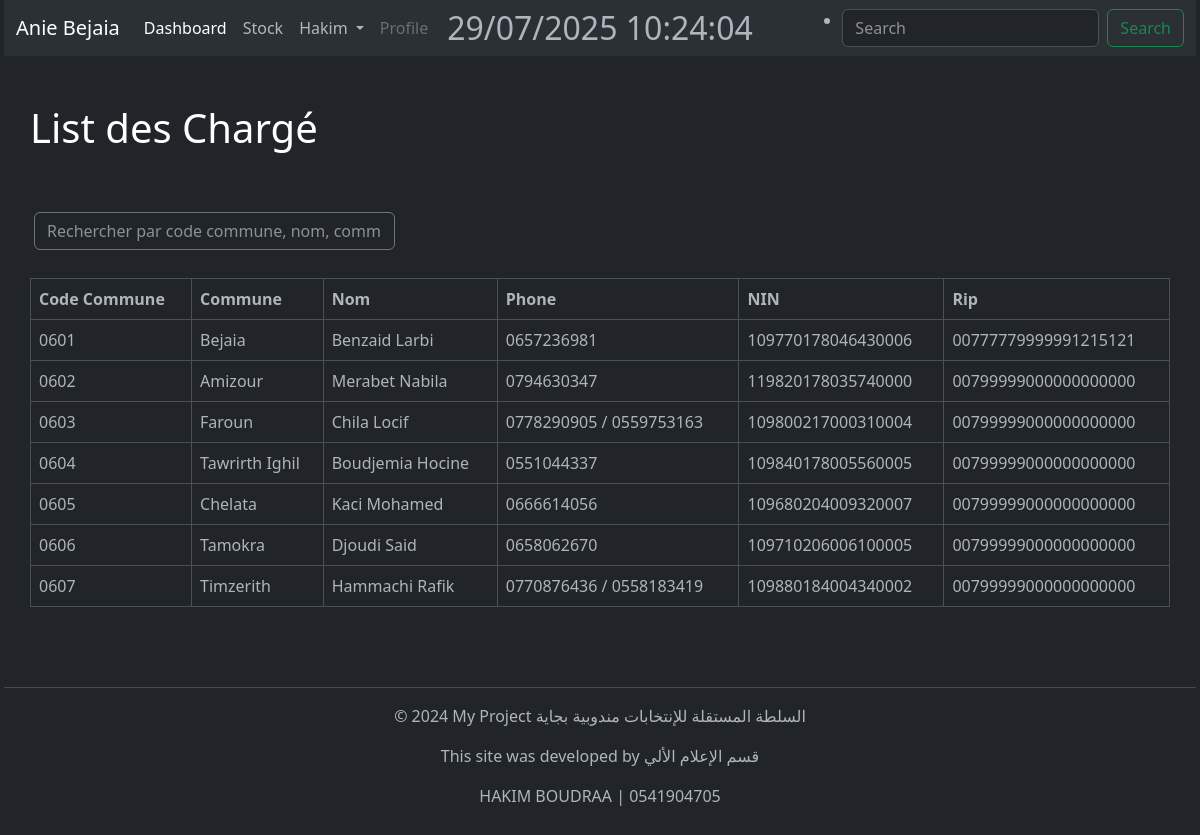
Screenshot of /personal/charger/ (signed in) with the database file from the repository.
### PersonalApp/models.py (models this page shows, shortened)
class Charger(models.Model):
    commune = models.ForeignKey(Commune, on_delete=models.PROTECT, related_name='chargers')
    name_french = models.CharField(max_length=50)
    name_arabic = models.CharField(max_length=50)
    date_birth = models.DateField()
    commune_birth = models.ForeignKey(Commune, on_delete=models.PROTECT, related_name='commune_birth_charger')
    nin = models.CharField(max_length=18, null=False, blank=False)
    phone_validator = RegexValidator(
        regex=r'^\d{10}$',
        message=_("Phone number must be 10 digits.")
    )
    fax_validator = RegexValidator(
        regex=r'^\d{9}$',
        message=_("Fax number must be 9 digits.")
    )
    phone = models.CharField(max_length=10, validators=[phone_validator], default='0900000000')
    phone_2 = models.CharField(max_length=10, validators=[phone_validator], blank=True, null=True)
    rip = models.CharField(max_length=20, default="00799999")
    grade = models.CharField(max_length=100)
    email = models.EmailField(max_length=50, default='gmail@gmail.com')  # EmailField for validation
    observation = models.TextField(max_length=500)

class Commune(models.Model):
    num_commune = models.CharField(max_length=4)
    name_commune = models.CharField(max_length=30)

### PersonalApp/views.py (the view)
# urls.py: path('charger/', views.charger, name='charger'),
@staff_member_required
def charger(request):
    list_charge = Charger.objects.all()
    paginator = Paginator(list_charge, 10)
    page_number = request.GET.get("page")
    page_obj = paginator.get_page(page_number)
    return render(request, 'charger.html', {
        'page_obj': page_obj
    })

### PersonalApp/templates/charger.html (shortened to what this page needs)
{% extends 'base.html' %}
{% block content %}
<br>
<br>
<h1>List des Chargé</h1>
<br>
<br>
    <div class="glass-card hover-lift p-1 mb-4">
        <div class="row align-items-center">
            <div class="col-md-4">
                    <input type="text" id="searchInput" class="form-control bg-transparent border-secondary text-light"
                           placeholder="Rechercher par code commune, nom, commune..."
                           >
            </div>
        </div>
    </div>
<table class="table table-bordered text-light" id="chargeTable">
    <thead>
        <tr>
            <th>Code Commune</th>
            <th>Commune</th>
            <th>Nom</th>
            <th>Phone</th>
            <th>NIN</th>
            <th>Rip</th>
        </tr>
    </thead>
    <tbody>
        {% for charger in page_obj %}
            <tr>
                <td>{{ charger.commune.num_commune }}</td>
                <td>{{ charger.commune.name_commune }}</td>
                <td>{{ charger.name_french }}</td>
                    {% if charger.phone_2 %}
                        <td>{{ charger.phone }}  /  {{ charger.phone_2 }}</td>
                    {% else %}
                        <td>{{ charger.phone }}</td>
                    {% endif %}
                <td>{{ charger.nin }}</td>
                <td>{{ charger.rip }}</td>
            </tr>
        {% endfor %}
    </tbody>
</table>
{% endblock %}

### templates/navbar.html (shortened to what this page needs)
<nav class="navbar navbar-expand-lg bg-body-tertiary">
  <div class="container-fluid">
    <a class="navbar-brand" href="#">Anie Bejaia</a>
    <div class="collapse navbar-collapse" id="navbarScroll">
      <ul class="navbar-nav me-auto my-2 my-lg-0 navbar-nav-scroll" style="--bs-scroll-height: 100px;">
        <li class="nav-item">
          <a class="nav-link active" aria-current="page" href="{% url 'product:home' %}">Dashboard</a>
        </li>
        <li class="nav-item">
          <a class="nav-link" href="{% url 'product:products' %}">Stock</a>
        </li>
        <li class="nav-item dropdown">
          <a class="nav-link dropdown-toggle" href="#" role="button" data-bs-toggle="dropdown" aria-expanded="false">
            {{ user.username | capfirst }}
          </a>
        </li>
        <li class="nav-item">
          <a class="nav-link disabled" aria-disabled="true">Profile</a>
        </li>
      </ul>
      <ul>
        <li class="nav-item">
          <div class="nav-link disabled position-absolute top-50 start-50 translate-middle fs-2" id="clock" aria-disabled="true"></div>
        </li>
      </ul>
      <form class="d-flex" role="search">
        <input class="form-control me-2" type="search" placeholder="Search" aria-label="Search">
        <button class="btn btn-outline-success" type="submit">Search</button>
      </form>
    </div>
  </div>
</nav>

### PersonalApp/templates/charger.html (style rules this page uses)
.table td { cursor: pointer; }

### rows the page displays
Charger: commune.num_commune "0601", commune.name_commune "Bejaia", name_french "Benzaid Larbi", phone "0657236981", nin "109770178046430006", rip "00777779999991215121"
Charger: commune.num_commune "0602", commune.name_commune "Amizour", name_french "Merabet Nabila", phone "0794630347", nin "119820178035740000", rip "00799999000000000000"
Charger: commune.num_commune "0603", commune.name_commune "Faroun", name_french "Chila Locif", phone "0778290905", phone_2 "0559753163", nin "109800217000310004", rip "00799999000000000000"
Charger: commune.num_commune "0604", commune.name_commune "Tawrirth Ighil", name_french "Boudjemia Hocine", phone "0551044337", nin "109840178005560005", rip "00799999000000000000"
Charger: commune.num_commune "0605", commune.name_commune "Chelata", name_french "Kaci Mohamed", phone "0666614056", nin "109680204009320007", rip "00799999000000000000"
Charger: commune.num_commune "0606", commune.name_commune "Tamokra", name_french "Djoudi Said", phone "0658062670", nin "109710206006100005", rip "00799999000000000000"
Charger: commune.num_commune "0607", commune.name_commune "Timzerith", name_french "Hammachi Rafik", phone "0770876436", phone_2 "0558183419", nin "109880184004340002", rip "00799999000000000000"

### other values shown
{{ user.username | capfirst }} "Hakim"
